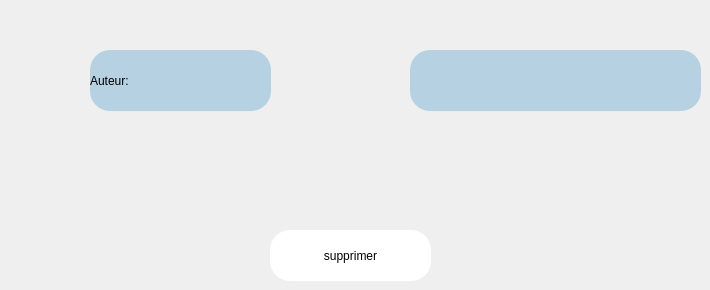
      <widget class="QWidget" name="supp_auter">
       <widget class="QPushButton" name="supprimer_auteur">
        <property name="geometry">
         <rect>
          <x>270</x>
          <y>230</y>
          <width>161</width>
          <height>51</height>
         </rect>
        </property>
        <property name="styleSheet">
         <string notr="true">border-radius:20px;
font: 75 12pt &quot;Palatino Linotype&quot;;
background-color: rgb(255, 255, 255);
color: rgb(0, 0, 0);</string>
        </property>
        <property name="text">
         <string>supprimer</string>
        </property>
       </widget>
       <widget class="QLabel" name="label_31">
        <property name="geometry">
         <rect>
          <x>90</x>
          <y>50</y>
          <width>181</width>
          <height>61</height>
         </rect>
        </property>
        <property name="styleSheet">
         <string notr="true">font: 12pt &quot;Palatino Linotype&quot;;
background-color: rgb(182, 209, 226);
border-radius:20px;</string>
        </property>
        <property name="text">
         <string>Auteur:</string>
        </property>
       </widget>
       <widget class="QLineEdit" name="nom_auteur_2">
        <property name="geometry">
         <rect>
          <x>410</x>
          <y>50</y>
          <width>291</width>
          <height>61</height>
         </rect>
        </property>
        <property name="styleSheet">
         <string notr="true">font: 12pt &quot;Palatino Linotype&quot;;
background-color: rgb(182, 209, 226);
border-radius:20px;</string>
        </property>
       </widget>
      </widget>
